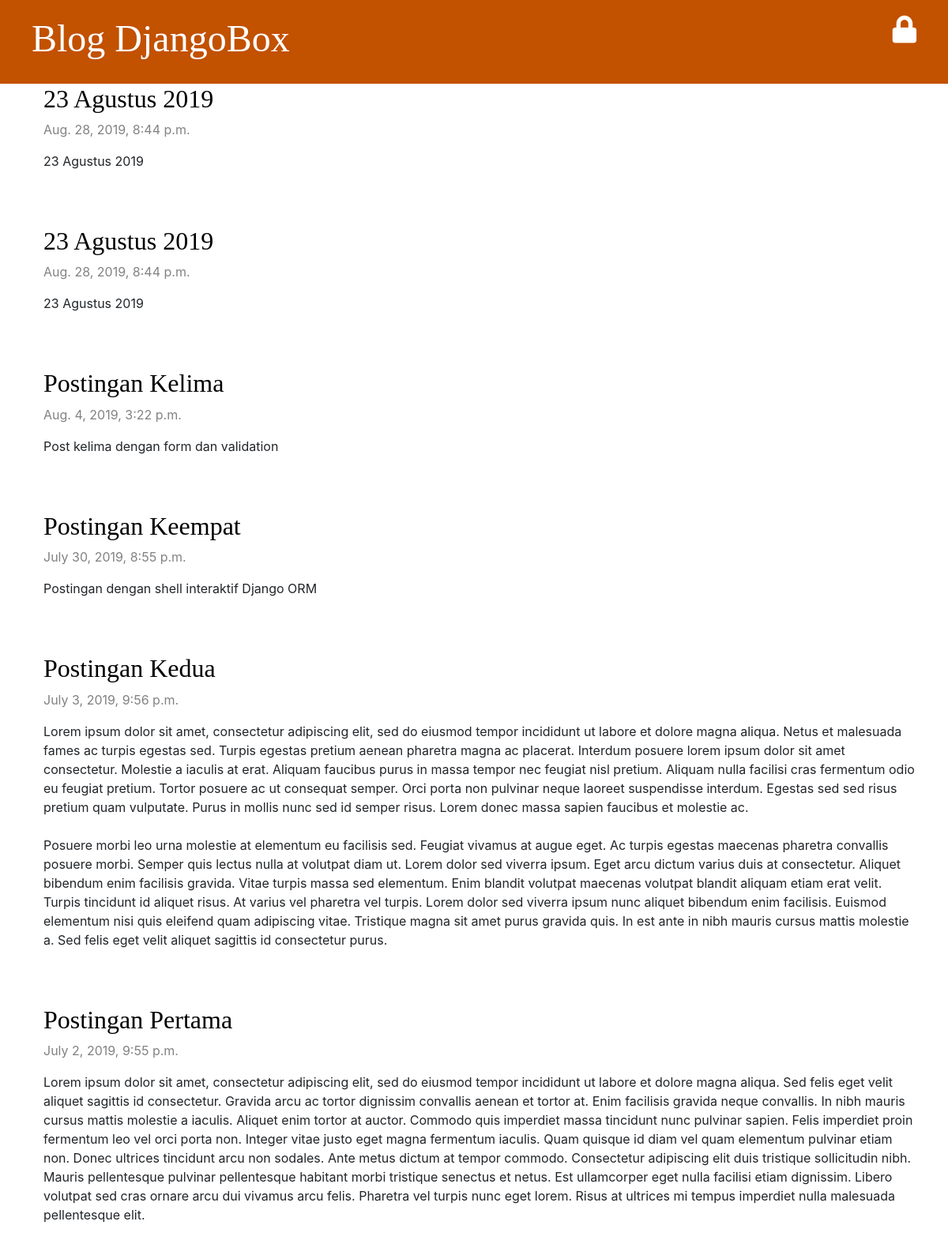
The page / on the database its author committed.
### blog/models.py (models this page shows, shortened)
class Post(models.Model):
	author = models.ForeignKey(settings.AUTH_USER_MODEL, on_delete=models.CASCADE)
	judul = models.CharField(max_length=200)
	isi = models.TextField()
	tgl_buat = models.DateTimeField(default=timezone.now)
	tgl_terbit = models.DateTimeField(blank=True, null=True)

### blog/views.py (the view)
# urls.py: path('', views.post_list, name='post_list'),
def post_list(request):
	posts = Post.objects.filter(tgl_terbit__lt=timezone.now()).order_by('-tgl_terbit')
	return render(request, 'blog/post_list.html',{'posts': posts})

### blog/templates/blog/post_list.html
{% extends 'blog/base.html' %}
{% block content %}
	{% for post in posts %}
		<div class="post">
			<h2><a href="{% url 'post_detail' pk=post.pk %}">{{ post.judul }}</a></h2>
			<div class="date">
				<p>{{ post.tgl_terbit }}</p>
			</div>
			<p>{{ post.isi|linebreaksbr }}</p>
		</div>
		{% endfor %}
{% endblock %}

### blog/templates/blog/base.html (shortened to what this page needs)
{% load static %}
<html>
	<head>
		<link rel="stylesheet" href="{% static 'css/bootstrap.min.css' %}">
		<link rel="stylesheet" href="{% static 'css/all.min.css' %}">
		<link rel="stylesheet" href="{% static 'css/blog.css' %}">
	</head>
	<body>
		<div class="page-header">
		{% if user.is_authenticated %}
			<a href="{% url 'post_baru' %}" class="top-menu"><span class="fas fa-plus-circle fa-fw fa-lg"></span></a>
			<a href="{% url 'post_draft_list' %}" class="top-menu"><span class="fas fa-edit"></span></a>
			<p class="top-menu">Hallo {{ user.username }} <small> (<a href="{% url 'logout' %}">Log out</a>)</small></p>
		{% else %}
			<a href="{% url 'login' %}" class="top-menu"><span class="fas fa-lock"></span></a>
		{% endif %}
			<h1><a href="/">Blog DjangoBox</a></h1>
		</div>
	<div class="content container">
		<div class="row">
			<div class="col-md-12">
				{% block content %}
				{% endblock %}
			</div>
		</div>
	</div>
	</body>
</html>

### blog/static/css/blog.css (style rules this page uses)
.page-header { background-color: #C25100; margin-top: 0; padding: 20px 20px 20px 40px; }
.page-header h1, .page-header h1 a, .page-header h1 a:visited, .page-header h1 a:active { color: #ffffff; font-size: 36pt; text-decoration: none; }
.content { margin-left: 40px; }
h1, h2, h3, h4 { font-family: 'Lobster', cursive; }
.date { color: #828282; }
.top-menu, .top-menu:hover, .top-menu:visited { color: #ffffff; float: right; font-size: 26pt; margin-right: 20px; }
.post { margin-bottom: 70px; }
.post h2 a, .post h2 a:visited { color: #000000; }

### rows shown on the page
Post: judul "23 Agustus 2019", tgl_terbit "Aug. 28, 2019, 8:44 p.m.", isi "23 Agustus 2019"
Post: judul "23 Agustus 2019", tgl_terbit "Aug. 28, 2019, 8:44 p.m.", isi "23 Agustus 2019"
Post: judul "Postingan Kelima", tgl_terbit "Aug. 4, 2019, 3:22 p.m.", isi "Post kelima dengan form dan validation"
Post: judul "Postingan Keempat", tgl_terbit "July 30, 2019, 8:55 p.m.", isi "Postingan dengan shell interaktif Django ORM"
Post: judul "Postingan Kedua", tgl_terbit "July 3, 2019, 9:56 p.m.", isi "Lorem ipsum dolor sit amet, consectetur adipiscing elit, sed do eiusmod tempor incididunt ut labore et dolore magna aliqua. Netus et malesuada fames ac turpis egestas sed. Turpis egestas pretium aenean pharetra magna ac placerat. Interdum posuere lorem ipsum dolor sit amet consectetur. Molestie a iaculis at erat. Aliquam faucibus purus in massa tempor nec feugiat nisl pretium. Aliquam nulla facilisi cras fermentum odio eu feugiat pretium. Tortor posuere ac ut consequat semper. Orci porta non pulvinar neque laoreet suspendisse interdum. Egestas sed sed risus pretium quam vulputate. Purus in mollis nunc sed id semper risus. Lorem donec massa sapien faucibus et molestie ac. Posuere morbi leo…"
Post: judul "Postingan Pertama", tgl_terbit "July 2, 2019, 9:55 p.m.", isi "Lorem ipsum dolor sit amet, consectetur adipiscing elit, sed do eiusmod tempor incididunt ut labore et dolore magna aliqua. Sed felis eget velit aliquet sagittis id consectetur. Gravida arcu ac tortor dignissim convallis aenean et tortor at. Enim facilisis gravida neque convallis. In nibh mauris cursus mattis molestie a iaculis. Aliquet enim tortor at auctor. Commodo quis imperdiet massa tincidunt nunc pulvinar sapien. Felis imperdiet proin fermentum leo vel orci porta non. Integer vitae justo eget magna fermentum iaculis. Quam quisque id diam vel quam elementum pulvinar etiam non. Donec ultrices tincidunt arcu non sodales. Ante metus dictum at tempor commodo. Consectetur adipiscing elit…"
